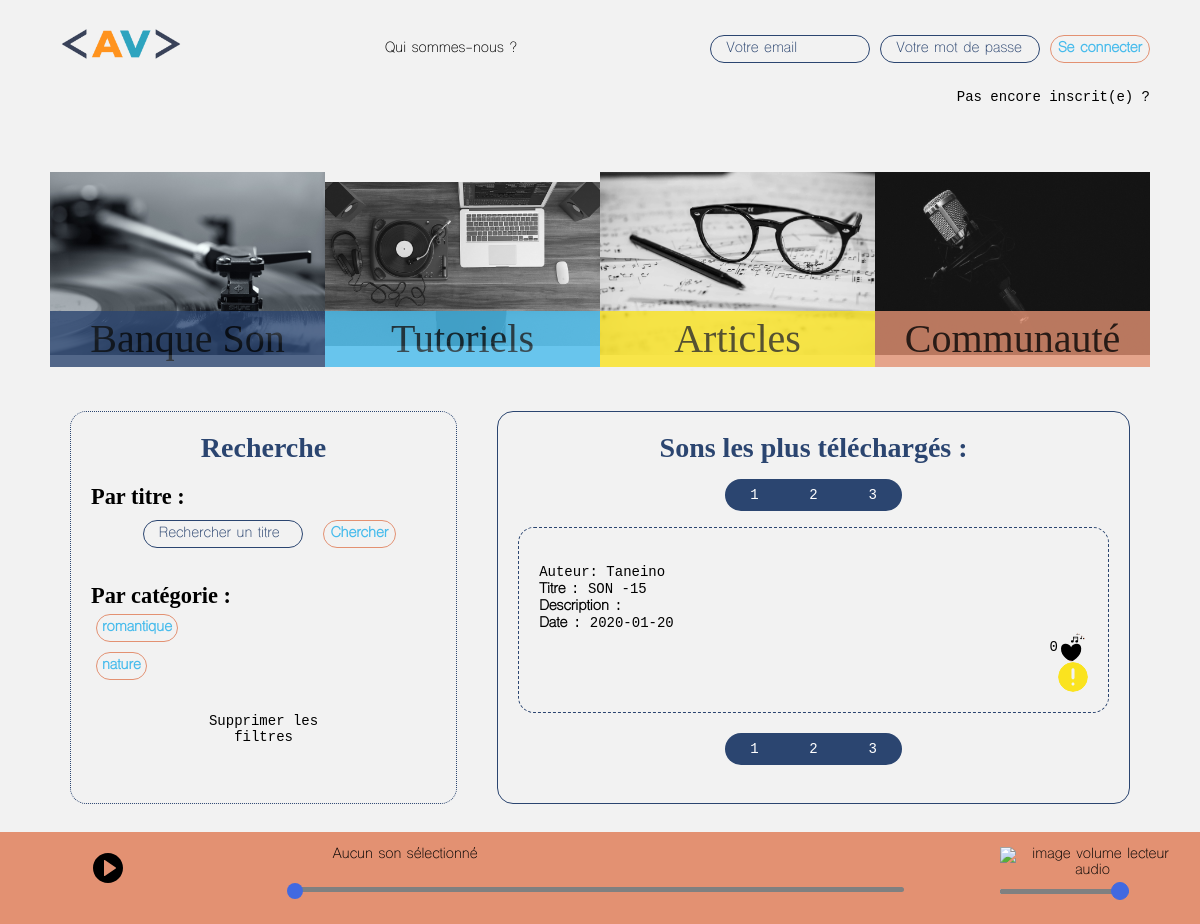
The app's page /?action=son&p=3, older data.
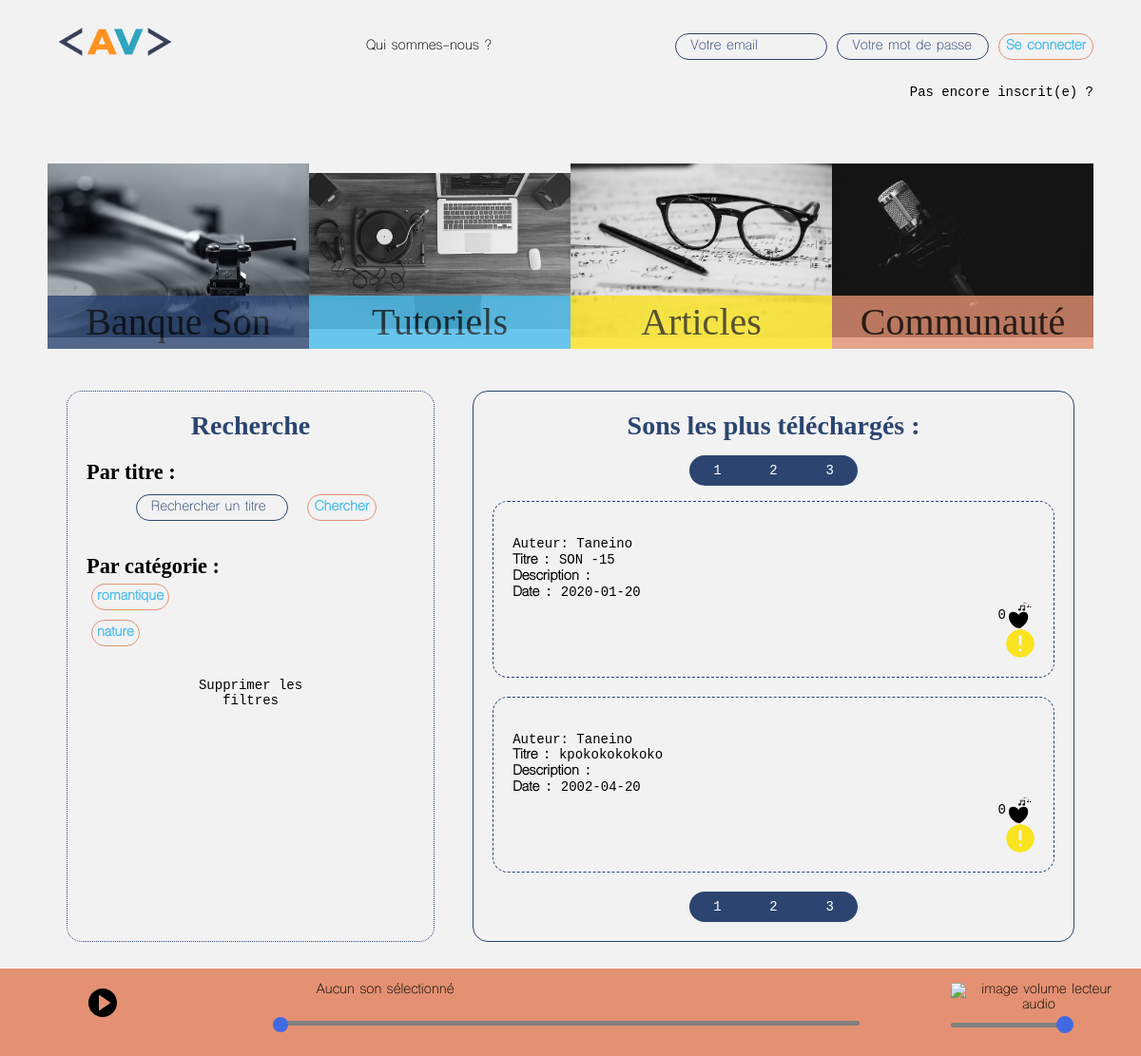
The same page, newer data.
### tables this page shows
CREATE TABLE IF NOT EXISTS `son_categorie` (
  `id` int(11) NOT NULL AUTO_INCREMENT,
  `categorie_name` varchar(255) NOT NULL,
  PRIMARY KEY (`id`)
);

CREATE TABLE IF NOT EXISTS `son` (
  `id` int(11) NOT NULL AUTO_INCREMENT,
  `lien_upload` varchar(255) NOT NULL,
  `titre` varchar(255) NOT NULL,
  `description` varchar(255) NOT NULL,
  `idCreateur` int(11) NOT NULL,
  `date_publi` date NOT NULL,
  `id_son_categorie` int(11) NOT NULL,
  `nb_telechargements` int(11) NOT NULL,
  PRIMARY KEY (`id`)
);

CREATE TABLE IF NOT EXISTS `user` (
  `id` int(11) NOT NULL AUTO_INCREMENT,
  `pseudo` varchar(255) NOT NULL,
  `nom` varchar(255) DEFAULT NULL,
  `prenom` varchar(255) DEFAULT NULL,
  `avatar` varchar(255) DEFAULT 'avatar_default.JPG',
  `email` varchar(255) NOT NULL,
  `password` varchar(255) NOT NULL,
  `sexe` varchar(255) DEFAULT NULL,
  `anniversaire` date DEFAULT NULL,
  `region` varchar(255) DEFAULT NULL,
  `pays` varchar(255) DEFAULT NULL,
  `statut` varchar(255) NOT NULL DEFAULT '1',
  `created_at` date NOT NULL,
  `temps_connexion` time DEFAULT '00:00:00',
  `nb_telechargements` int(11) NOT NULL DEFAULT '0',
  `points` int(11) NOT NULL DEFAULT '0',
  PRIMARY KEY (`id`)
);

### assets/divers/balises.php (called while the page is built, shortened)
<?php
function isAjax() {
    return (isset($_SERVER['HTTP_X_REQUESTED_WITH']) && ($_SERVER['HTTP_X_REQUESTED_WITH'] == 'XMLHttpRequest'));
}
?>

### config/actions.php (called while the page is built)
<?php
$listeDesActions = array(
    "mentionslegales" => "vues/mentions_legales.php",
    "signalements" => "vues/Signalement/Signalements_List.php",
    "son" => "vues/sound/Sound_Page.php",
    "like" => "vues/likes.php",
    "profil" => "vues/user/profil.php",
    "uploadSound" => "vues/sound/upload_sound.php",
    "soundUpload" => "traitements/sound/upload_sound.php",
    "uploadTutoriel" => "vues/tuto/upload_tutoriel.php",
    "uploadArticle" => "vues/article/upload_article.php",
    "tutorielUpload" => "traitements/tuto/upload_tutoriel.php",
    "articleUpload" => "traitements/article/upload_article.php",
    "profilConfiguration" => "vues/user/profil_conf.php",
    "downloadData" => "traitements/user/download_data.php",
    "reportSound" => "traitements/sound/report_sound.php",
    "soundReport" => "traitements/sound/sound_report.php",
    "downloadSound" => "traitements/sound/download_sound.php",
    "menuAdmin" => "vues/admin/admin_menu.php",
    "register" => "traitements/register.php",
    "setAvatar" => "traitements/user/setAvatar.php",
    "connexion" => "traitements/connexion.php",
    "deconnexion" => "traitements/deconnexion.php",
    "soundFilter" => "traitements/sound/filter.php",
    "soundFilterSearch" => "traitements/sound/filter_search.php",
    "tutoriels" => "vues/tuto/TutoPage.php",
    "article" => "vues/article/ArticlePage.php",
    "cgu" => "vues/footer/cgu.php",
    "statistiques" => "vues/admin/stats_générales.php",
    "AddComment" => "traitements/tuto/addComment.php",
    "addComment" => "traitements/article/addCommentArticle.php",
    "login" => "vues/login.php",
    "changements" => "traitements/user/changements.php",
    "homepage" => "homepage.php",
    "articles" => "vues/articles.php",
    "communaute" => "vues/communaute.php"
);

### assets/divers/functions_library.php (the view, shortened to what this page needs)
<?php
function getUserInfo($id) {
    global $pdo;
    $sql = "select * from user where id=?";
    $query = $pdo->prepare($sql);
    $query->execute(array($id));
    $user = $query->fetch();
    return $user;
}
function checkLikes($id_user,$id_contenu){
    global $pdo;
    $sql = "SELECT * FROM likes WHERE (id_user=? AND id_contenu=?)";
    $query = $pdo->prepare($sql);
    $query->execute(array($id_user,$id_contenu));
    $result = $query->fetch();
    return $result;
}
function countLikes($id_contenu){
    global $pdo;
    $sql = "SELECT * FROM likes WHERE id_contenu=?";
    $query = $pdo->prepare($sql);
    $query->execute(array($id_contenu));
    $total = 0;
    while ($result = $query->fetch()) {
        $total = $total +1;
    }
    return $total;
}
function AfficheSoundItem($result){
    if ($_SESSION ) {
        $idSession = $_SESSION['id'];
    } else {
        $idSession = 0;
    }
    echo "<div class='sound_item'>";
    echo "<br/>Auteur: <a href='index.php?action=profil&id=".$result['idCreateur']."'>" . getUserInfo($result['idCreateur'])['pseudo']. "</a>" ;
    echo "<br/><span class='sound_item_titre'><span class='entete'>Titre </span> : ".$result['titre']."</span><br />";
    echo "<span class='entete'>Description </span> : ".$result['description']."<br />";
    echo "<span class='sound_item_date'><span class='entete'>Date </span> : ".$result['date_publi']."</span>";
    echo"<br/>";
    $totalLikes = countLikes($result['id']);
    $resultLike = checkLikes($idSession,$result['id']);
    if ($resultLike == false) {
        $style = "style='background-color:black'";
    } else {
        $style = "style='background-color:red'";
    }
    echo "<div class='sound_item_likes'>";
        echo "<form class='likesForm' method='POST' action='?action=like'>";
            echo "<input type='submit' name='like' value='' class='postMsg likes'" . $style . " >";
        echo "</form>";
        echo "<div class='nb_likes'>" . $totalLikes."</div>";
        echo"</div>";
        echo "<div class='sound_item_controls'>";
        echo "<form class='formReport' method='POST' action='?action=soundReport'>";
            echo "<input type='submit' name='reportsound' value='' class='reportsound'>";
        echo "</form>";
        echo "<form class='downloadForm' method='POST' action='?action=downloadSound'>";
            echo "<input type='submit' name='downloadsound' value='' class='downloadsound'>";
        echo "</form>";
        echo "<button class='btn_lecture'>";
        echo "</div>";
    echo "</div>";
}
function AffichePageLimit($offset, $limit) {
    global $pdo;
    $contenu = "SELECT * FROM son LIMIT $offset, $limit";
    $query_contenu = $pdo->prepare($contenu);
    $query_contenu->execute();
    while ($result = $query_contenu->fetch()) {
        afficheSoundItem($result);
    }
}
function AfficheNbPage($nb_sons){
    $nb_page = ($nb_sons / 10);
    echo "<div id='wrapper_nb_page'>";
    for($i=1; $i<=$nb_page;$i++){
        echo "<a class='numero_page' href='?action=son&p=".$i."'>$i</a>";
    }
    echo"</div>";
}
?>

### index.php (shortened to what this page needs)
<?php
include("config/bd.php");
include("assets/divers/balises.php");
include("assets/divers/functions_library.php");
include("config/actions.php");
if(isAjax() == false) {
    ?>
    <!DOCTYPE html>
    <html lang="fr">
    <head>
        <link href="assets/css/style.css" rel="stylesheet">
        <link href="assets/css/404.css" rel="stylesheet">
        <link rel="stylesheet" href="./assets/css/general.css" type="text/css">
    </head>
<body>
<div id="body">
    <?php
    if (isset($_SESSION['id'])) {
            include('vues/nav.php');
    } else {
            include('vues/nav.php');
        }
        ?>
        <?php
        if (isset($_GET["action"])) {
            $action = $_GET["action"];
        } else {
            $action = "son";
        }
        if (array_key_exists($action, $listeDesActions) == false) {
            include("vues/404.php");
        } else {
            include($listeDesActions[$action]);
        }
        ?>
</div>
        <?php
        include('vues/footer.php');
        ?>
        </body>
        </html>
        <?php
}
?>

### vues/nav.php (shortened to what this page needs)
<link rel="stylesheet" href="../assets/css/general.css" type="text/css">
<div id="mainnav">
    <header>
    <a href='index.php'><img src="./assets/img/logo.png" alt="LibWav" id="logo"/></a>
    <a href='?action=homepage' class="maintext">Qui sommes-nous ?</a>
        <?php
    if(!isset($_SESSION['id'])) {
        echo "<form id='login_form' action=\"index.php?action=connexion\" method=\"POST\">
        <input type=\"text\" id='mail' placeholder=\"Votre email\" name=\"email\" required>
        <input type=\"password\" id='password' placeholder=\"Votre mot de passe\" name=\"password\" required>
        <input type=\"submit\" value=\"Se connecter\">
    </form>";
        ?>
        </header>
        <div id="subheader">
            <?php
            echo "<div id='inscription'><a href='index.php?action=login'>Pas encore inscrit(e) ?</a></div>";
            ?>
        </div>
        <?php
    }
    ?>
</div>
<?php
$action = filter_input(INPUT_GET, 'action');
if($action != 'profil' && $action != 'profilConfiguration' ): ?>
            <nav>
                <div class="navbar">
                    <a href="?action=son">
                        <div id="first">
                            <span>Banque Son</span>
                        </div>
                    </a>
                    <a href="?action=tutoriels">
                        <div id="second">
                            <span>Tutoriels</span>
                        </div>
                    </a>
                    <a href="?action=articles">
                        <div id="third">
                            <span>Articles</span>
                        </div>
                    </a>
                    <a href="?action=communaute">
                        <div id="fourth">
                            <span>Communauté</span>
                        </div>
                    </a>
                </div>
            </nav>
<?php endif; ?>

### vues/sound/Sound_Page.php (shortened to what this page needs)
<link rel="stylesheet" href="../../assets/css/general.css" type="text/css">
<link rel="stylesheet" href="../../assets/css/sound_page.css" type="text/css">
<?php
echo "<div id='page_sound'>";
echo "<section id='wrapper_filtre'>";
include("filter_view.php");
echo "</section>";
?>
    <section id="wrapper_sound">
        <?php
        $contenu = "SELECT * FROM son ";
        $query_contenu = $pdo->prepare($contenu);
        $query_contenu->execute();
        $nb_sons =0;
        while ($result = $query_contenu->fetch()) {
            $nb_sons++;
        }
        if (count($_GET) >= 2) {
            if ($_GET['p']) {
                $page = $_GET['p'];
            }
        } else {
            $page = 0;
        };
        switch ($page) {
            case 3:
                $offset = 30;
                $limit = 10;
                break;
        }
        echo "<h2>Sons les plus téléchargés : </h2>";
        AfficheNbPage($nb_sons);
        echo "<br />";
        AffichePageLimit($offset, $limit);
        ?>
    </section>
<?php
echo "</div>";
include("AudioPlayer.php");
?>

### vues/sound/filter_view.php (shortened to what this page needs)
<section id="filtre_sidebar">
    <h2>Recherche</h2>
    <section id="filtres_recherche">
        <h3>Par titre :</h3>
    <form id='form_sound_search' method="post" action="?action=soundFilterSearch">
        <input required type="text" id="champ_filter" name="champ_filter" placeholder="Rechercher un titre">
        <input type="submit" value='Chercher' name="sound_search_submit" id="sound_search_submit">
    </form>
    </section>
    <section id="filtres_categories">
        <h3>Par catégorie :</h3>
        <?php
            $sql = "SELECT categorie_name FROM son_categorie WHERE id IN (SELECT id_son_categorie FROM son)";
            $query = $pdo->prepare($sql);
            $query->execute();
            while ($result = $query->fetch()) {
                echo "<form class='form_sound_search2' method='post' action='?action=soundFilter'>";
                echo "<input type='submit' class='categorie_name' value='" . $result['categorie_name'] . "'><br/>";
                echo "</form>";
            }
        ?>
    </section>
    <a id="del_filtres" href='?action=son'>Supprimer les filtres</a>
</section>

### vues/sound/AudioPlayer.php (shortened to what this page needs)
<div id="main_player">
    <div id="player">
        <div id="AudiPlayerSongTitle">Aucun son sélectionné</div>
        <div id="buttons">
            <a id="AudioPlayerPlay"><img src="assets/img/play-button.svg" alt="bouton lecture lecteur audio" class="btn_img"/></a>
        </div>
        <div id="AudiPlayerSongSound">
            <img id="AudioPlayerSpeak" src="assets/img/speaker.svg" alt="image volume lecteur audio" class="btn_img">
            <input id="volumeSlider" name="volumeSlider" type="range" min="0" max="1" step="any" value="1">
        </div>
        <div id="seek-bar">
            <div id="handle"></div>
        </div>
    </div>
</div>

### vues/footer.php (shortened to what this page needs)
<footer>
    <a href='index.php'><img src="./assets/img/logo.png" alt="LibWav" id="logo"/></a>
    <span>© 2019 - Tous droits réservés</span>
    <a href='?action=mentionslegales'>Mentions Légales</a>
    <a href='?action=cgu'>CGU</a>
</footer>

### assets/css/style.css (style rules this page uses)
html { scroll-behavior: smooth; }
* { margin: 0; padding: 0; box-sizing: border-box; font-size: 14px; }
:root { --titre-color: brown; --sous-titre-color: brown; --contenu-color: brown; --titre-size: brown; --sous-titre-size: brown; --contenu-size: brown; }
body { background-color: #F2F2F2; margin: 0; scroll-behavior: smooth; overflow-y: scroll; }
#wrapper_nb_page { background-color: #2b4570; display: flex; flex-direction: row; width: 30%; margin: auto; -webkit-border-radius: 12pt; -moz-border-radius: 12pt; border-radius: 12pt; }
#wrapper_nb_page .numero_page { color: white; margin: auto; padding: 8px; cursor: pointer; }

### assets/css/sound_page.css (style rules this page uses)
#page_sound { display: flex; }
#wrapper_filtre { padding: 20px; margin: 20px; margin-top: 10px; border: 1px dotted #2b4570; -webkit-border-radius: 12pt; -moz-border-radius: 12pt; border-radius: 12pt; }
#wrapper_filtre h2 { text-align: center; color: #2b4570; margin-bottom: 15px; }
#wrapper_filtre h3 { margin-bottom: 0px; }
#wrapper_sound { width: 100%; padding: 20px; margin: 20px; margin-top: 10px; border: 1px solid #2b4570; -webkit-border-radius: 12pt; -moz-border-radius: 12pt; border-radius: 12pt; }
#wrapper_sound h2 { text-align: center; color: #2b4570; margin-bottom: 15px; }
#wrapper_filtre { width: 60%; position: relative; margin-left: 20px; margin-right: 20px; }
#filtres_recherche h3 { font-size: 1.6rem; font-weight: bold; }
#filtre_sidebar { width: 100%; //height: 80vh; display: flex; flex-direction: column; justify-content: start; }
#del_filtres { padding: 8px; text-align: center; width: 50%; margin: 20px auto 30px auto; }
#form_sound_search { display: flex; flex-direction: row; justify-content: flex-end; text-align: center; margin-bottom: 20px; }
#champ_filter { margin: 10px; }
#filtres_categories h3 { font-size: 1.6rem; font-weight: bold; }
#sound_search_submit { margin: 10px; margin-right: 40px; }
#filtres_categories form.form_sound_search2 input[type=submit] { font-size: 1rem; padding:5px; margin:5px; text-align: center; }
.form_sound_search2 { display: flex; flex-direction: row; justify-content: space-between; }
.entete { font-weight: bold; font-family: "Menu"; }
.sound_item_likes { display: flex; flex-direction: row-reverse; }
.nb_likes { margin-top:auto; margin-bottom: auto; }
.likes { background-repeat: no-repeat; width: 30px; height: 30px; -webkit-mask-image: url(../img/love-song.svg); mask-image: url(../img/love-song.svg); }
.reportsound { background-color: red; background-repeat: no-repeat; width: 30px; height: 30px; -webkit-mask-image: url(../img/report-button.svg); mask-image: url(../img/report-button.svg); }
.downloadsound { background-repeat: no-repeat; width: 30px; height: 30px; -webkit-mask-image: url(../img/download.svg); mask-image: url(../img/download.svg); }
.btn_lecture { background-repeat: no-repeat; width: 30px; height: 30px; -webkit-mask-image: url(../img/play-button.svg); mask-image: url(../img/play-button.svg;); }
.sound_item { width: 100%; height: auto; border: 1px dashed #2b4570; padding: 20px; border-radius: 12pt; margin-bottom: 20px; }
.sound_item_controls { display: flex; flex-direction: row-reverse; justify-content: space-between; }

### assets/css/footer.css (style rules this page uses)
footer { margin-bottom: 6%; width: 100%; margin: 0px; background-color: darkgrey; margin-top: 20px; display : flex; flex-direction: row; justify-content: space-around; position: fixed; bottom: 0; font-family: "Menu"; }
footer span { display : flex; flex-direction: column; justify-content: center; }
footer a { display : flex; flex-direction: column; justify-content: center; }

### assets/css/btn-range.css (style rules this page uses)
input[type=range] { -webkit-appearance: none; }

### assets/css/homepage.css (style rules this page uses)
footer { margin: auto; }

### assets/css/tutos.css (style rules this page uses)
input[type='submit'] { display: flex; flex-direction: row; justify-content: flex-start; }

Row changes from the older to the newer data that the page shows:
added son: idCreateur.pseudo "Taneino", titre "kpokokokokoko", date_publi "2002-04-20", totalLikes "0"
